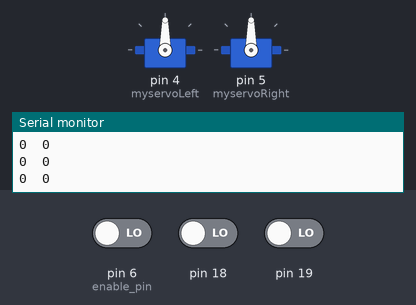
Bench run of a sketch on a simulated Arduino Mega 2560, built with avr-gcc and run on an emulated ATmega2560. Shown: 2 × servo, the last lines printed to the serial monitor. Inputs (shaded band) come from the test bench; at power-on: pin 6 (enable_pin) LOW, pin 18 LOW, pin 19 LOW.

Above: at 1.2 s.
1.3 s: pin 6 (enable_pin) driven HIGH
At 1.45 s:
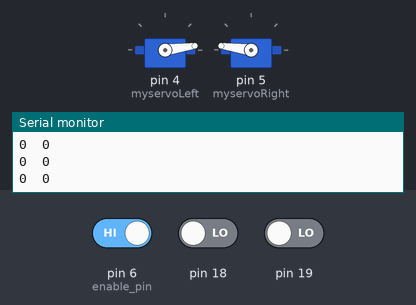
4.3 s: pin 6 (enable_pin) driven LOW
At 4.48 s:
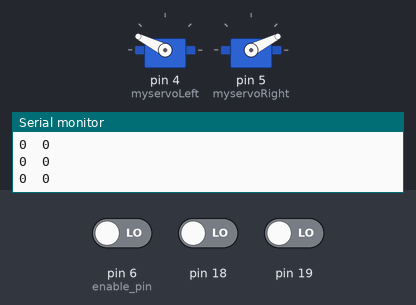
Timing chart, 0 to 8.3 s (numbered marks = the images above; inputs shaded):
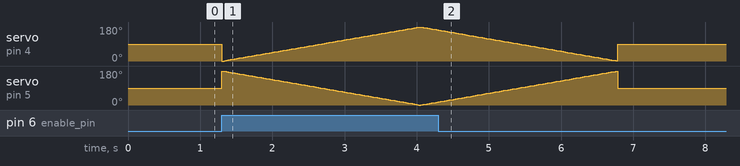

The sketch:

tile_runnner_interrupts_stage_3.ino
```cpp
#include <Metro.h> // Include the Metro library
#include <Servo.h>

Metro serialMetro = Metro(250);  // Instantiate an instance
int countLeft=0;
int countRight=0;
int throttle = 0;
Servo myservoLeft;
Servo myservoRight;

void setup() {  // put your setup code here, to run once:
   Serial.begin(115200); // Start the Serial communication
  attachInterrupt(digitalPinToInterrupt(18), ISRleft, RISING);
  attachInterrupt(digitalPinToInterrupt(19), ISRright, RISING);
  pinMode(22,INPUT); // 18 and 22 come from left
  pinMode(23,INPUT); // 19 and 23 come from right
  pinMode(6,INPUT); //enable pin
  myservoLeft.attach(4);  // attaches the servo on pin 9 to the servo object
  myservoRight.attach(5);  // attaches the servo on pin 9 to the servo object

}

void loop() {
  if (serialMetro.check() == 1) { // check if the metro has passed it's interval .
  // Output all the analog readings seperated by a space character
      Serial.print(countLeft);
      Serial.print('\t');
      Serial.println(countRight);
    }
 if(digitalRead(6)==HIGH){ // put your main code here, to run repeatedly:

 for (throttle = 0; throttle <= 180; throttle += 1) { // goes from 0 degrees to 180 degrees
    // in steps of 1 degree
    myservoLeft.write(throttle);
    myservoRight.write(180-throttle);              // tell servo to go to position in variable 'pos'
    delay(15);                       // waits 15ms for the servo to reach the position
  }
  for (throttle = 180; throttle >= 0; throttle -= 1) { // goes from 180 degrees to 0 degrees
    myservoLeft.write(throttle);
    myservoRight.write(180-throttle);// tell servo to go to position in variable 'pos'
    delay(15);                       // waits 15ms for the servo to reach the position
  }
 }
 else{
    myservoLeft.write(90);
    myservoRight.write(90);
 }
}
void ISRleft(){
  if(digitalRead(22)==HIGH){
  countLeft=countLeft+1;}
  else{countLeft=countLeft-1;}
}
void ISRright(){
   if(digitalRead(23)==LOW){
  countRight=countRight+1;}
  else{countRight=countRight-1;}
}
```

Measured:
- by itself, servo on pin 5 (myservoRight): rises from 15° to 179° in 2.5 s, then falls to 90° in 0.03 s
